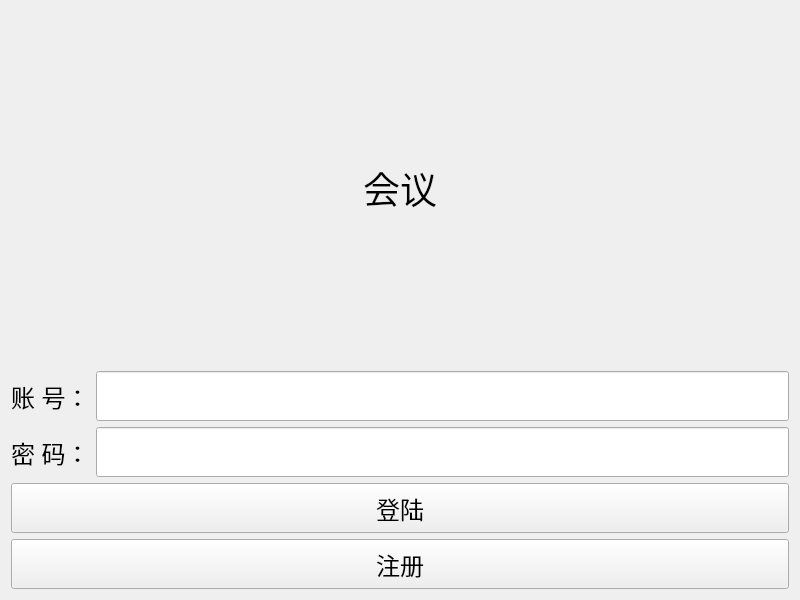
<?xml version="1.0" encoding="UTF-8"?>
<ui version="4.0">
 <class>Widget</class>
 <widget class="QWidget" name="Widget">
  <property name="geometry">
   <rect>
    <x>0</x>
    <y>0</y>
    <width>800</width>
    <height>600</height>
   </rect>
  </property>
  <property name="windowTitle">
   <string>Widget</string>
  </property>
  <layout class="QHBoxLayout" name="horizontalLayout_3">
   <item>
    <layout class="QVBoxLayout" name="verticalLayout_2">
     <item>
      <widget class="QLabel" name="label_sys">
       <property name="minimumSize">
        <size>
         <width>0</width>
         <height>150</height>
        </size>
       </property>
       <property name="font">
        <font>
         <pointsize>28</pointsize>
        </font>
       </property>
       <property name="text">
        <string>会议</string>
       </property>
       <property name="alignment">
        <set>Qt::AlignCenter</set>
       </property>
      </widget>
     </item>
     <item>
      <layout class="QHBoxLayout" name="horizontalLayout">
       <item>
        <widget class="QLabel" name="label_account">
         <property name="minimumSize">
          <size>
           <width>50</width>
           <height>50</height>
          </size>
         </property>
         <property name="font">
          <font>
           <pointsize>18</pointsize>
          </font>
         </property>
         <property name="text">
          <string>账 号：</string>
         </property>
        </widget>
       </item>
       <item>
        <widget class="QLineEdit" name="lineEdit_account">
         <property name="minimumSize">
          <size>
           <width>0</width>
           <height>50</height>
          </size>
         </property>
         <property name="font">
          <font>
           <pointsize>18</pointsize>
          </font>
         </property>
        </widget>
       </item>
      </layout>
     </item>
     <item>
      <layout class="QHBoxLayout" name="horizontalLayout_2">
       <item>
        <widget class="QLabel" name="label_passwprd">
         <property name="minimumSize">
          <size>
           <width>50</width>
           <height>50</height>
          </size>
         </property>
         <property name="font">
          <font>
           <pointsize>18</pointsize>
          </font>
         </property>
         <property name="text">
          <string>密 码：</string>
         </property>
        </widget>
       </item>
       <item>
        <widget class="QLineEdit" name="lineEdit_password">
         <property name="minimumSize">
          <size>
           <width>0</width>
           <height>50</height>
          </size>
         </property>
         <property name="font">
          <font>
           <pointsize>18</pointsize>
          </font>
         </property>
         <property name="echoMode">
          <enum>QLineEdit::Password</enum>
         </property>
        </widget>
       </item>
      </layout>
     </item>
     <item>
      <layout class="QVBoxLayout" name="verticalLayout">
       <item>
        <widget class="QPushButton" name="pb_login">
         <property name="minimumSize">
          <size>
           <width>0</width>
           <height>50</height>
          </size>
         </property>
         <property name="font">
          <font>
           <pointsize>18</pointsize>
          </font>
         </property>
         <property name="text">
          <string>登陆</string>
         </property>
        </widget>
       </item>
       <item>
        <widget class="QPushButton" name="pb_register">
         <property name="minimumSize">
          <size>
           <width>0</width>
           <height>50</height>
          </size>
         </property>
         <property name="font">
          <font>
           <pointsize>18</pointsize>
          </font>
         </property>
         <property name="text">
          <string>注册</string>
         </property>
        </widget>
       </item>
      </layout>
     </item>
    </layout>
   </item>
  </layout>
 </widget>
 <resources/>
 <connections/>
</ui>
